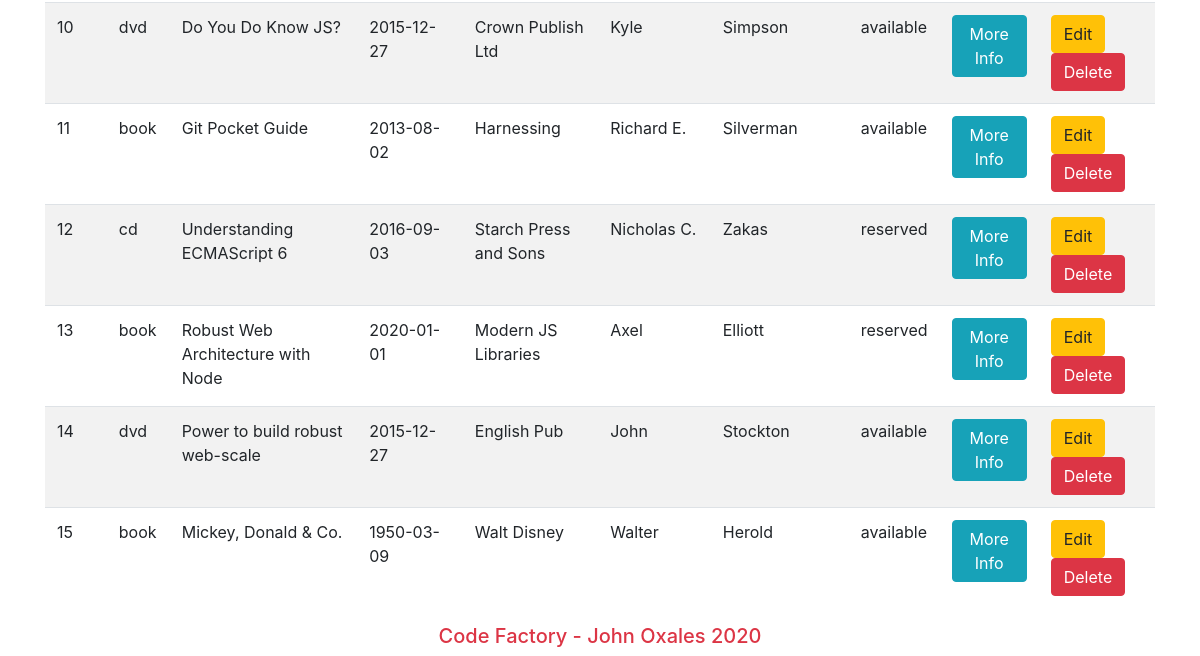
/crud/index.php (lower part), run on an earlier commit of the app's database.
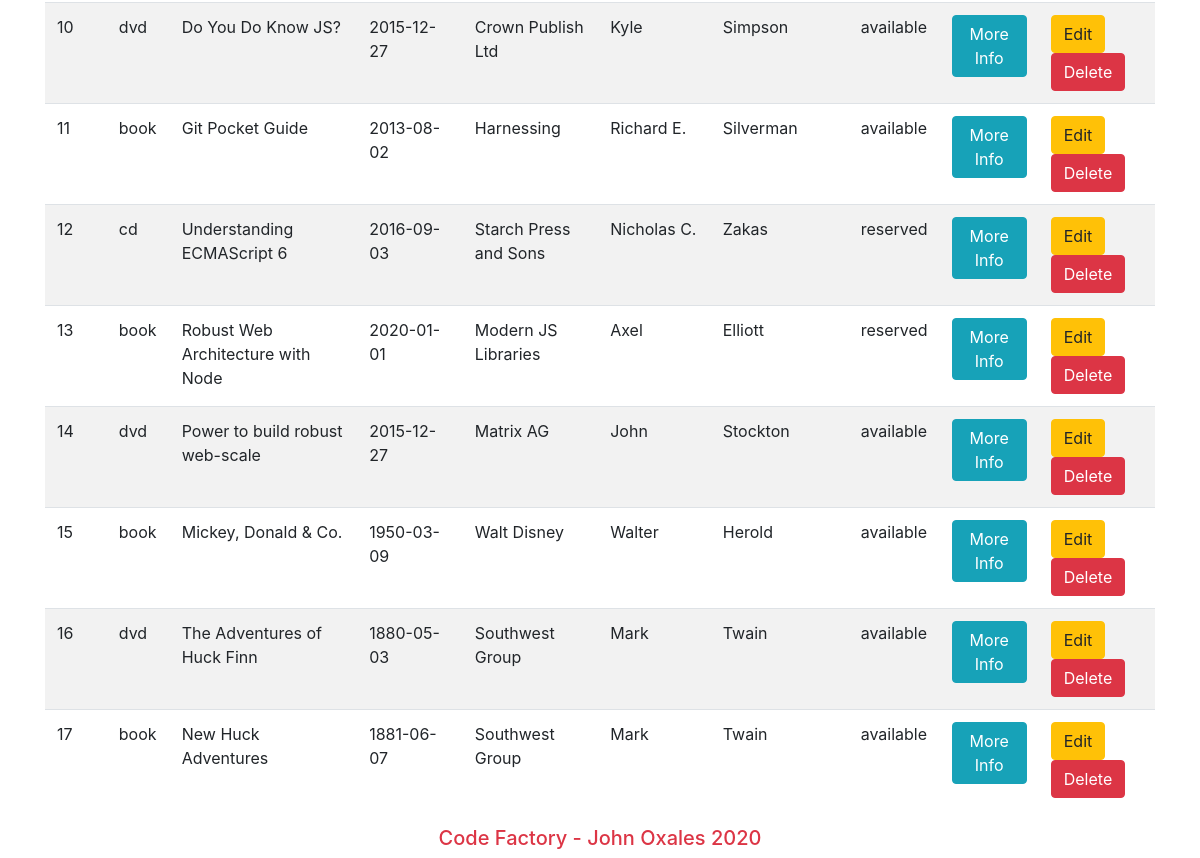
And on a later commit of the database.
### tables this page shows
CREATE TABLE `all_media` (
  `all_isbn` int(11) NOT NULL,
  `all_media_type` enum('book','cd','dvd') DEFAULT NULL,
  `all_title` varchar(80) DEFAULT NULL,
  `all_publish_date` date DEFAULT NULL,
  `all_image` varchar(100) DEFAULT NULL,
  `all_synopsis` longtext DEFAULT NULL,
  `all_status` enum('available','reserved') DEFAULT NULL,
  `publisher_size` enum('big','medium','small') DEFAULT NULL,
  `publisher_name` varchar(55) DEFAULT NULL,
  `publisher_address` varchar(100) DEFAULT NULL,
  `author_fName` varchar(55) DEFAULT NULL,
  `author_lName` varchar(55) DEFAULT NULL
);

### crud/index.php (the view, shortened to what this page needs)
<?php require_once './actions/db_connect.php'?>
<!DOCTYPE html>
<html lang="en">
<head>
    <link rel="stylesheet" href="https://stackpath.bootstrapcdn.com/bootstrap/4.5.0/css/bootstrap.min.css">
</head>
<body>
    <div class="container">
        <table class="table table-striped">
            <tbody>
                        <?php
                            $sql = "SELECT * FROM all_media";
                            $display = mysqli_query($con, $sql);
                            if($display -> num_rows == 0) {
                                echo "No medias to display!";
                                }
                                    else {
                                        $rows = $display -> fetch_all(MYSQLI_ASSOC);
                                        foreach ($rows as $key => $value) {
                                            echo "<tr>  <td>".$value['all_isbn']."</td>
                                                        <td>".$value['all_media_type']."</td>
                                                        <td>".$value['all_title']."</td>
                                                        <td>".$value['all_publish_date']."</td>
                                                        <td>".$value['publisher_name']."</td>
                                                        <td>".$value['author_fName']."</td>
                                                        <td>".$value['author_lName']."</td>
                                                        <td>".$value['all_status']."</td>
                                                            <td> <a href='display_info.php?all_isbn=" .$value['all_isbn']."'><button class='btn btn-info' type='button'>More Info</button></a></td>
                                                            <td> <a href='update.php?all_isbn=" .$value['all_isbn']."'><button class='btn btn-warning' type='button'>Edit</button></a>
                                                                    <a href='index.php?all_isbn=" .$value['all_isbn']."'><button class='btn btn-danger' type='button'>Delete</button></a>
                                                            </td>
                                                    </tr>";
                                        }
                                }
                        ?>
            </tbody>
        </table>
    </div>
<footer class="container fluid text-center text-danger">
    <h5>Code Factory - John Oxales 2020</h5>
</footer>
</body>
</html>

### crud/index.php (style rules this page uses)
* { margin: 0; padding: 0; box-sizing: border-box; }

What changed in the data, as far as the page shows it:
changed all_media "Power to build robust web-scale": publisher_name "English Pub" → "Matrix AG"
added all_media: all_isbn "16", all_media_type "dvd", all_title "The Adventures of Huck Finn", all_publish_date "1880-05-03", publisher_name "Southwest Group", author_fName "Mark", author_lName "Twain", all_status "available"
added all_media: all_isbn "17", all_media_type "book", all_title "New Huck Adventures", all_publish_date "1881-06-07", publisher_name "Southwest Group", author_fName "Mark", author_lName "Twain", all_status "available"
